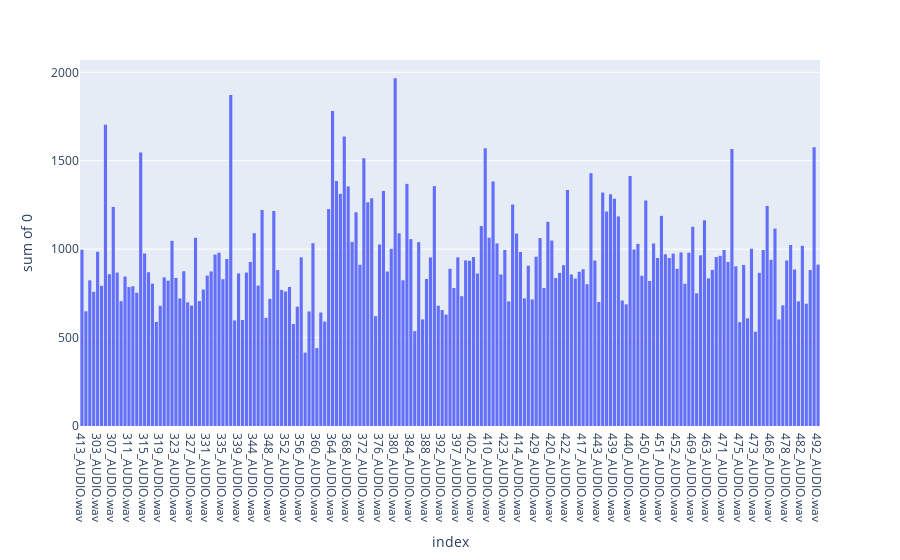

Write notebook code for a chart like this one.
### Code cell
import plotly.express as px

# plot the distribution of audio lengths
px.histogram(pd.DataFrame.from_dict(audio_lengths, orient='index').reset_index(), x='index', y=0)

### Figure 1 — Plotly figure (JSON) as saved in the notebook; plotly's stock layout.template omitted (floating-point values rounded to 4 significant figures; data arrays with more than 128 entries replaced by an {"elided": "..."} marker saying what was removed)
{"data": [{"alignmentgroup": "True", "bingroup": "x", "histfunc": "sum", "hovertemplate": "index=%{x}<br>sum of 0=%{y}<extra></extra>", "legendgroup": "", "marker": {"color": "#636efa", "pattern": {"shape": ""}}, "name": "", "offsetgroup": "", "orientation": "v", "showlegend": false, "type": "histogram", "x": {"elided": "189 str values"}, "xaxis": "x", "y": {"elided": "189 float values"}, "yaxis": "y"}], "layout": {"barmode": "relative", "legend": {"tracegroupgap": 0}, "margin": {"t": 60}, "xaxis": {"anchor": "y", "domain": [0, 1], "title": {"text": "index"}}, "yaxis": {"anchor": "x", "domain": [0, 1], "title": {"text": "sum of 0"}}}}
